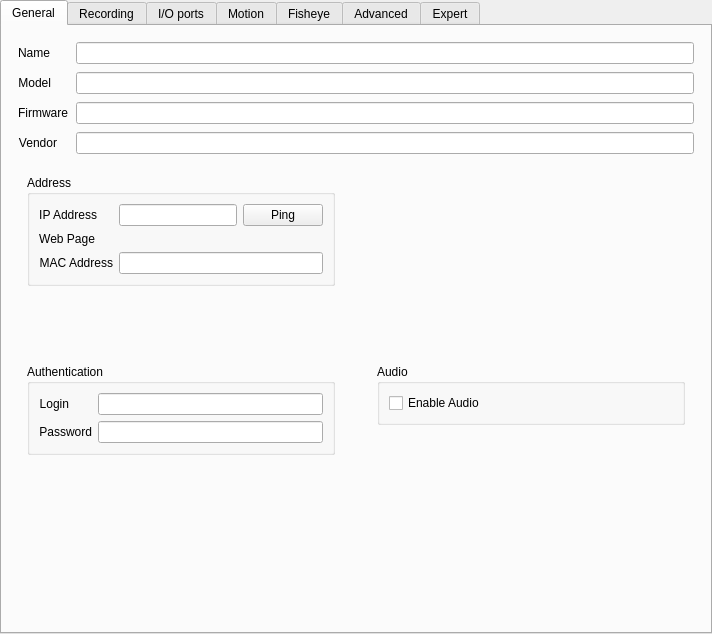
<?xml version="1.0" encoding="UTF-8"?>
<ui version="4.0">
 <class>SingleCameraSettingsWidget</class>
 <widget class="QWidget" name="SingleCameraSettingsWidget">
  <property name="geometry">
   <rect>
    <x>0</x>
    <y>0</y>
    <width>712</width>
    <height>634</height>
   </rect>
  </property>
  <layout class="QVBoxLayout" name="verticalLayout_8">
   <property name="spacing">
    <number>0</number>
   </property>
   <property name="leftMargin">
    <number>0</number>
   </property>
   <property name="topMargin">
    <number>0</number>
   </property>
   <property name="rightMargin">
    <number>0</number>
   </property>
   <property name="bottomMargin">
    <number>0</number>
   </property>
   <item>
    <widget class="QTabWidget" name="tabWidget">
     <property name="currentIndex">
      <number>0</number>
     </property>
     <widget class="QWidget" name="generalTab">
      <attribute name="title">
       <string>General</string>
      </attribute>
      <layout class="QVBoxLayout" name="verticalLayout_2" stretch="0,0">
       <property name="spacing">
        <number>0</number>
       </property>
       <property name="leftMargin">
        <number>0</number>
       </property>
       <property name="topMargin">
        <number>0</number>
       </property>
       <property name="rightMargin">
        <number>0</number>
       </property>
       <property name="bottomMargin">
        <number>0</number>
       </property>
       <item>
        <widget class="QnWearableProgressWidget" name="wearableProgressWidget" native="true"/>
       </item>
       <item>
        <layout class="QVBoxLayout" name="generalLayout">
         <property name="leftMargin">
          <number>16</number>
         </property>
         <property name="topMargin">
          <number>16</number>
         </property>
         <property name="rightMargin">
          <number>16</number>
         </property>
         <property name="bottomMargin">
          <number>16</number>
         </property>
         <item>
          <layout class="QFormLayout" name="topFormLayout">
           <property name="fieldGrowthPolicy">
            <enum>QFormLayout::AllNonFixedFieldsGrow</enum>
           </property>
           <property name="horizontalSpacing">
            <number>8</number>
           </property>
           <property name="verticalSpacing">
            <number>8</number>
           </property>
           <item row="0" column="0">
            <widget class="QLabel" name="nameLabel">
             <property name="text">
              <string>Name</string>
             </property>
             <property name="alignment">
              <set>Qt::AlignRight|Qt::AlignTrailing|Qt::AlignVCenter</set>
             </property>
            </widget>
           </item>
           <item row="0" column="1">
            <widget class="QLineEdit" name="nameEdit"/>
           </item>
           <item row="1" column="0">
            <widget class="QLabel" name="modelLabel">
             <property name="text">
              <string>Model</string>
             </property>
             <property name="alignment">
              <set>Qt::AlignRight|Qt::AlignTrailing|Qt::AlignVCenter</set>
             </property>
            </widget>
           </item>
           <item row="1" column="1">
            <widget class="QLineEdit" name="modelEdit">
             <property name="readOnly">
              <bool>true</bool>
             </property>
            </widget>
           </item>
           <item row="2" column="0">
            <widget class="QLabel" name="firmwareLabel">
             <property name="text">
              <string>Firmware</string>
             </property>
             <property name="alignment">
              <set>Qt::AlignRight|Qt::AlignTrailing|Qt::AlignVCenter</set>
             </property>
            </widget>
           </item>
           <item row="2" column="1">
            <widget class="QLineEdit" name="firmwareEdit">
             <property name="readOnly">
              <bool>true</bool>
             </property>
            </widget>
           </item>
           <item row="3" column="0">
            <widget class="QLabel" name="vendorLabel">
             <property name="text">
              <string>Vendor</string>
             </property>
             <property name="alignment">
              <set>Qt::AlignRight|Qt::AlignTrailing|Qt::AlignVCenter</set>
             </property>
            </widget>
           </item>
           <item row="3" column="1">
            <widget class="QLineEdit" name="vendorEdit">
             <property name="readOnly">
              <bool>true</bool>
             </property>
            </widget>
           </item>
          </layout>
         </item>
         <item>
          <widget class="QnWearableUploadWidget" name="wearableUploadWidget" native="true"/>
         </item>
         <item>
          <layout class="QGridLayout" name="generalGridLayout" columnstretch="1,1">
           <property name="topMargin">
            <number>12</number>
           </property>
           <property name="horizontalSpacing">
            <number>24</number>
           </property>
           <property name="verticalSpacing">
            <number>20</number>
           </property>
           <item row="1" column="0">
            <widget class="QStackedWidget" name="authenticationOrWearableInfoWidget">
             <property name="currentIndex">
              <number>0</number>
             </property>
             <widget class="QWidget" name="authenticationPage">
              <layout class="QVBoxLayout" name="verticalLayout_5">
               <item>
                <widget class="QGroupBox" name="authenticationGroupBox">
                 <property name="title">
                  <string>Authentication</string>
                 </property>
                 <property name="flat">
                  <bool>true</bool>
                 </property>
                 <layout class="QFormLayout" name="authenticationFormLayout">
                  <property name="fieldGrowthPolicy">
                   <enum>QFormLayout::AllNonFixedFieldsGrow</enum>
                  </property>
                  <item row="0" column="0">
                   <widget class="QLabel" name="loginLabel">
                    <property name="text">
                     <string>Login</string>
                    </property>
                    <property name="alignment">
                     <set>Qt::AlignRight|Qt::AlignTrailing|Qt::AlignVCenter</set>
                    </property>
                   </widget>
                  </item>
                  <item row="0" column="1">
                   <widget class="QLineEdit" name="loginEdit"/>
                  </item>
                  <item row="1" column="0">
                   <widget class="QLabel" name="passwordLabel">
                    <property name="text">
                     <string>Password</string>
                    </property>
                    <property name="alignment">
                     <set>Qt::AlignRight|Qt::AlignTrailing|Qt::AlignVCenter</set>
                    </property>
                   </widget>
                  </item>
                  <item row="1" column="1">
                   <widget class="QLineEdit" name="passwordEdit">
                    <property name="echoMode">
                     <enum>QLineEdit::PasswordEchoOnEdit</enum>
                    </property>
                   </widget>
                  </item>
                 </layout>
                </widget>
               </item>
               <item>
                <spacer name="verticalSpacer_5">
                 <property name="orientation">
                  <enum>Qt::Vertical</enum>
                 </property>
                 <property name="sizeHint" stdset="0">
                  <size>
                   <width>20</width>
                   <height>40</height>
                  </size>
                 </property>
                </spacer>
               </item>
              </layout>
             </widget>
             <widget class="QWidget" name="wearableInfoPage">
              <layout class="QVBoxLayout" name="verticalLayout_12">
               <item>
                <widget class="QnWordWrappedLabel" name="wearableInfoLabel" native="true"/>
               </item>
              </layout>
             </widget>
            </widget>
           </item>
           <item row="0" column="0">
            <widget class="QStackedWidget" name="addressOrArchiveLengthWidget">
             <property name="currentIndex">
              <number>0</number>
             </property>
             <widget class="QWidget" name="addressPage">
              <layout class="QVBoxLayout" name="verticalLayout_4">
               <item>
                <widget class="QGroupBox" name="addressGroupBox">
                 <property name="title">
                  <string>Address</string>
                 </property>
                 <property name="flat">
                  <bool>true</bool>
                 </property>
                 <layout class="QFormLayout" name="addressFormLayout">
                  <property name="sizeConstraint">
                   <enum>QLayout::SetNoConstraint</enum>
                  </property>
                  <property name="fieldGrowthPolicy">
                   <enum>QFormLayout::AllNonFixedFieldsGrow</enum>
                  </property>
                  <item row="0" column="0">
                   <widget class="QLabel" name="ipAddressLabel">
                    <property name="text">
                     <string>IP Address</string>
                    </property>
                    <property name="alignment">
                     <set>Qt::AlignRight|Qt::AlignTrailing|Qt::AlignVCenter</set>
                    </property>
                   </widget>
                  </item>
                  <item row="0" column="1">
                   <layout class="QHBoxLayout" name="horizontalLayout_5">
                    <item>
                     <widget class="QLineEdit" name="ipAddressEdit">
                      <property name="enabled">
                       <bool>true</bool>
                      </property>
                      <property name="frame">
                       <bool>true</bool>
                      </property>
                      <property name="readOnly">
                       <bool>true</bool>
                      </property>
                     </widget>
                    </item>
                    <item>
                     <widget class="QPushButton" name="pingButton">
                      <property name="sizePolicy">
                       <sizepolicy hsizetype="Fixed" vsizetype="Fixed">
                        <horstretch>0</horstretch>
                        <verstretch>0</verstretch>
                       </sizepolicy>
                      </property>
                      <property name="text">
                       <string>Ping</string>
                      </property>
                     </widget>
                    </item>
                   </layout>
                  </item>
                  <item row="1" column="0">
                   <widget class="QLabel" name="webPageLabel">
                    <property name="text">
                     <string>Web Page</string>
                    </property>
                    <property name="alignment">
                     <set>Qt::AlignRight|Qt::AlignTrailing|Qt::AlignVCenter</set>
                    </property>
                   </widget>
                  </item>
                  <item row="1" column="1">
                   <widget class="QLabel" name="webPageLink">
                    <property name="focusPolicy">
                     <enum>Qt::StrongFocus</enum>
                    </property>
                    <property name="text">
                     <string notr="true">&lt;camera url&gt;</string>
                    </property>
                    <property name="openExternalLinks">
                     <bool>false</bool>
                    </property>
                    <property name="textInteractionFlags">
                     <set>Qt::LinksAccessibleByKeyboard|Qt::LinksAccessibleByMouse</set>
                    </property>
                   </widget>
                  </item>
                  <item row="2" column="0">
                   <widget class="QLabel" name="macAddressLabel">
                    <property name="text">
                     <string>MAC Address</string>
                    </property>
                    <property name="alignment">
                     <set>Qt::AlignRight|Qt::AlignTrailing|Qt::AlignVCenter</set>
                    </property>
                   </widget>
                  </item>
                  <item row="2" column="1">
                   <widget class="QLineEdit" name="macAddressEdit">
                    <property name="readOnly">
                     <bool>true</bool>
                    </property>
                   </widget>
                  </item>
                 </layout>
                </widget>
               </item>
               <item>
                <spacer name="verticalSpacer_3">
                 <property name="orientation">
                  <enum>Qt::Vertical</enum>
                 </property>
                 <property name="sizeHint" stdset="0">
                  <size>
                   <width>20</width>
                   <height>40</height>
                  </size>
                 </property>
                </spacer>
               </item>
              </layout>
             </widget>
             <widget class="QWidget" name="wearableArchiveLengthPage">
              <layout class="QVBoxLayout" name="verticalLayout_13">
               <item>
                <widget class="QnArchiveLengthWidget" name="wearableArchiveLengthWidget" native="true"/>
               </item>
              </layout>
             </widget>
            </widget>
           </item>
           <item row="0" column="1">
            <widget class="nx::client::desktop::LegacyImageControlWidget" name="imageControlWidget" native="true">
             <property name="focusPolicy">
              <enum>Qt::TabFocus</enum>
             </property>
            </widget>
           </item>
           <item row="1" column="1">
            <widget class="QWidget" name="widget_4" native="true">
             <layout class="QVBoxLayout" name="verticalLayout_11">
              <item>
               <widget class="QGroupBox" name="audioGroupBox">
                <property name="title">
                 <string>Audio</string>
                </property>
                <property name="flat">
                 <bool>true</bool>
                </property>
                <layout class="QVBoxLayout" name="audioVerticalLayout">
                 <item>
                  <widget class="QCheckBox" name="enableAudioCheckBox">
                   <property name="text">
                    <string>Enable Audio</string>
                   </property>
                  </widget>
                 </item>
                </layout>
               </widget>
              </item>
              <item>
               <spacer name="verticalSpacer_4">
                <property name="orientation">
                 <enum>Qt::Vertical</enum>
                </property>
                <property name="sizeType">
                 <enum>QSizePolicy::Fixed</enum>
                </property>
                <property name="sizeHint" stdset="0">
                 <size>
                  <width>8</width>
                  <height>8</height>
                 </size>
                </property>
               </spacer>
              </item>
              <item>
               <widget class="QnWearableMotionWidget" name="wearableMotionWidget" native="true"/>
              </item>
              <item>
               <spacer name="verticalSpacer_2">
                <property name="orientation">
                 <enum>Qt::Vertical</enum>
                </property>
                <property name="sizeHint" stdset="0">
                 <size>
                  <width>20</width>
                  <height>40</height>
                 </size>
                </property>
               </spacer>
              </item>
             </layout>
            </widget>
           </item>
          </layout>
         </item>
         <item>
          <widget class="QnLicensesProposeWidget" name="licensingWidget" native="true"/>
         </item>
         <item>
          <spacer name="verticalSpacer">
           <property name="orientation">
            <enum>Qt::Vertical</enum>
           </property>
           <property name="sizeHint" stdset="0">
            <size>
             <width>20</width>
             <height>40</height>
            </size>
           </property>
          </spacer>
         </item>
        </layout>
       </item>
      </layout>
     </widget>
     <widget class="QWidget" name="recordingTab">
      <attribute name="title">
       <string>Recording</string>
      </attribute>
      <layout class="QVBoxLayout" name="recordingLayout">
       <property name="leftMargin">
        <number>16</number>
       </property>
       <property name="topMargin">
        <number>0</number>
       </property>
       <property name="rightMargin">
        <number>16</number>
       </property>
       <property name="bottomMargin">
        <number>0</number>
       </property>
       <item>
        <widget class="nx::client::desktop::LegacyCameraScheduleWidget" name="cameraScheduleWidget" native="true"/>
       </item>
      </layout>
     </widget>
     <widget class="QWidget" name="ioSettingsTab">
      <attribute name="title">
       <string>I/O ports</string>
      </attribute>
      <layout class="QVBoxLayout" name="verticalLayout_28">
       <property name="leftMargin">
        <number>16</number>
       </property>
       <property name="topMargin">
        <number>16</number>
       </property>
       <property name="rightMargin">
        <number>16</number>
       </property>
       <property name="bottomMargin">
        <number>16</number>
       </property>
       <item>
        <widget class="nx::client::desktop::LegacyIoPortSettingsWidget" name="ioPortSettingsWidget" native="true"/>
       </item>
      </layout>
     </widget>
     <widget class="QWidget" name="motionTab">
      <attribute name="title">
       <string>Motion</string>
      </attribute>
      <layout class="QVBoxLayout" name="verticalLayout_7" stretch="0,1">
       <property name="leftMargin">
        <number>16</number>
       </property>
       <property name="topMargin">
        <number>16</number>
       </property>
       <property name="rightMargin">
        <number>16</number>
       </property>
       <property name="bottomMargin">
        <number>16</number>
       </property>
       <item>
        <widget class="QLabel" name="motionAvailableLabel">
         <property name="font">
          <font>
           <pointsize>14</pointsize>
          </font>
         </property>
         <property name="text">
          <string>Motion is not available for this camera.</string>
         </property>
         <property name="alignment">
          <set>Qt::AlignCenter</set>
         </property>
        </widget>
       </item>
       <item>
        <widget class="QWidget" name="motionControlsWidget" native="true">
         <layout class="QVBoxLayout" name="verticalLayout" stretch="0,1,0">
          <property name="spacing">
           <number>16</number>
          </property>
          <item>
           <layout class="QHBoxLayout" name="horizontalLayout_3">
            <item>
             <widget class="QCheckBox" name="motionDetectionCheckBox">
              <property name="text">
               <string>Motion Detection</string>
              </property>
             </widget>
            </item>
            <item>
             <spacer name="horizontalSpacer_2">
              <property name="orientation">
               <enum>Qt::Horizontal</enum>
              </property>
              <property name="sizeHint" stdset="0">
               <size>
                <width>40</width>
                <height>20</height>
               </size>
              </property>
             </spacer>
            </item>
           </layout>
          </item>
          <item>
           <widget class="QWidget" name="motionWidget" native="true"/>
          </item>
          <item>
           <layout class="QHBoxLayout" name="horizontalLayout_2">
            <property name="spacing">
             <number>16</number>
            </property>
            <item>
             <widget class="QGroupBox" name="motionSensitivityGroupBox">
              <property name="title">
               <string>Sensitivity</string>
              </property>
              <layout class="QHBoxLayout" name="horizontalLayout_4">
               <property name="spacing">
                <number>10</number>
               </property>
              </layout>
             </widget>
            </item>
            <item>
             <layout class="QHBoxLayout" name="horizontalLayout">
              <property name="topMargin">
               <number>8</number>
              </property>
              <item>
               <widget class="QPushButton" name="resetMotionRegionsButton">
                <property name="text">
                 <string>Reset</string>
                </property>
               </widget>
              </item>
              <item>
               <spacer name="horizontalSpacer">
                <property name="orientation">
                 <enum>Qt::Horizontal</enum>
                </property>
                <property name="sizeHint" stdset="0">
                 <size>
                  <width>40</width>
                  <height>20</height>
                 </size>
                </property>
               </spacer>
              </item>
             </layout>
            </item>
           </layout>
          </item>
         </layout>
        </widget>
       </item>
      </layout>
     </widget>
     <widget class="QWidget" name="fisheyeTab">
      <attribute name="title">
       <string>Fisheye</string>
      </attribute>
      <layout class="QVBoxLayout" name="verticalLayout_10">
       <property name="leftMargin">
        <number>16</number>
       </property>
       <property name="topMargin">
        <number>16</number>
       </property>
       <property name="rightMargin">
        <number>16</number>
       </property>
       <property name="bottomMargin">
        <number>16</number>
       </property>
       <item>
        <widget class="nx::client::desktop::FisheyeSettingsWidget" name="fisheyeSettingsWidget" native="true"/>
       </item>
      </layout>
     </widget>
     <widget class="QWidget" name="advancedTab">
      <attribute name="title">
       <string>Advanced</string>
      </attribute>
      <layout class="QVBoxLayout" name="verticalLayout_3">
       <property name="leftMargin">
        <number>0</number>
       </property>
       <property name="topMargin">
        <number>0</number>
       </property>
       <property name="rightMargin">
        <number>0</number>
       </property>
       <property name="bottomMargin">
        <number>0</number>
       </property>
       <item>
        <widget class="nx::client::desktop::CameraAdvancedSettingsWidget" name="advancedSettingsWidget" native="true"/>
       </item>
      </layout>
     </widget>
     <widget class="QWidget" name="expertTab">
      <attribute name="title">
       <string>Expert</string>
      </attribute>
      <layout class="QVBoxLayout" name="verticalLayout_6">
       <property name="leftMargin">
        <number>16</number>
       </property>
       <property name="topMargin">
        <number>16</number>
       </property>
       <property name="rightMargin">
        <number>16</number>
       </property>
       <property name="bottomMargin">
        <number>16</number>
       </property>
       <item>
        <widget class="nx::client::desktop::LegacyExpertSettingsWidget" name="expertSettingsWidget" native="true"/>
       </item>
      </layout>
     </widget>
    </widget>
   </item>
   <item>
    <widget class="nx::client::desktop::AlertBar" name="alertBar" native="true">
     <property name="text" stdset="0">
      <string/>
     </property>
    </widget>
   </item>
  </layout>
 </widget>
 <customwidgets>
  <customwidget>
   <class>QnArchiveLengthWidget</class>
   <extends>QWidget</extends>
   <header location="global">nx/client/desktop/resource_properties/camera/legacy/legacy_archive_length_widget.h</header>
   <container>1</container>
  </customwidget>
  <customwidget>
   <class>nx::client::desktop::AlertBar</class>
   <extends>QWidget</extends>
   <header location="global">nx/client/desktop/common/widgets/message_bar.h</header>
  </customwidget>
  <customwidget>
   <class>nx::client::desktop::FisheyeSettingsWidget</class>
   <extends>QWidget</extends>
   <header location="global">nx/client/desktop/resource_properties/fisheye/fisheye_settings_widget.h</header>
   <container>1</container>
  </customwidget>
  <customwidget>
   <class>nx::client::desktop::LegacyExpertSettingsWidget</class>
   <extends>QWidget</extends>
   <header location="global">nx/client/desktop/resource_properties/camera/legacy/legacy_expert_settings_widget.h</header>
   <container>1</container>
  </customwidget>
  <customwidget>
   <class>nx::client::desktop::LegacyImageControlWidget</class>
   <extends>QWidget</extends>
   <header location="global">nx/client/desktop/resource_properties/camera/legacy/legacy_image_control_widget.h</header>
   <container>1</container>
  </customwidget>
  <customwidget>
   <class>nx::client::desktop::LegacyIoPortSettingsWidget</class>
   <extends>QWidget</extends>
   <header location="global">nx/client/desktop/resource_properties/camera/legacy/legacy_ioport_settings_widget.h</header>
   <container>1</container>
  </customwidget>
  <customwidget>
   <class>nx::client::desktop::CameraAdvancedSettingsWidget</class>
   <extends>QWidget</extends>
   <header location="global">nx/client/desktop/resource_properties/camera/camera_advanced_settings_widget.h</header>
   <container>1</container>
  </customwidget>
  <customwidget>
   <class>QnLicensesProposeWidget</class>
   <extends>QWidget</extends>
   <header location="global">nx/client/desktop/resource_properties/camera/legacy/licenses_propose_widget.h</header>
   <container>1</container>
  </customwidget>
  <customwidget>
   <class>nx::client::desktop::LegacyCameraScheduleWidget</class>
   <extends>QWidget</extends>
   <header location="global">nx/client/desktop/resource_properties/camera/legacy/legacy_camera_schedule_widget.h</header>
   <container>1</container>
  </customwidget>
  <customwidget>
   <class>QnWearableUploadWidget</class>
   <extends>QWidget</extends>
   <header location="global">nx/client/desktop/resource_properties/camera/legacy/legacy_wearable_upload_widget.h</header>
   <container>1</container>
  </customwidget>
  <customwidget>
   <class>QnWearableProgressWidget</class>
   <extends>QWidget</extends>
   <header location="global">nx/client/desktop/resource_properties/camera/legacy/legacy_wearable_progress_widget.h</header>
   <container>1</container>
  </customwidget>
  <customwidget>
   <class>QnWearableMotionWidget</class>
   <extends>QWidget</extends>
   <header location="global">nx/client/desktop/resource_properties/camera/legacy/legacy_wearable_motion_widget.h</header>
   <container>1</container>
  </customwidget>
  <customwidget>
   <class>QnWordWrappedLabel</class>
   <extends>QWidget</extends>
   <header location="global">ui/widgets/word_wrapped_label.h</header>
   <container>1</container>
  </customwidget>
 </customwidgets>
 <tabstops>
  <tabstop>tabWidget</tabstop>
  <tabstop>nameEdit</tabstop>
  <tabstop>modelEdit</tabstop>
  <tabstop>firmwareEdit</tabstop>
  <tabstop>vendorEdit</tabstop>
  <tabstop>ipAddressEdit</tabstop>
  <tabstop>pingButton</tabstop>
  <tabstop>webPageLink</tabstop>
  <tabstop>macAddressEdit</tabstop>
  <tabstop>imageControlWidget</tabstop>
  <tabstop>loginEdit</tabstop>
  <tabstop>passwordEdit</tabstop>
  <tabstop>enableAudioCheckBox</tabstop>
 </tabstops>
 <resources/>
 <connections/>
 <slots>
  <slot>buttonClicked(QAbstractButton*)</slot>
 </slots>
</ui>
